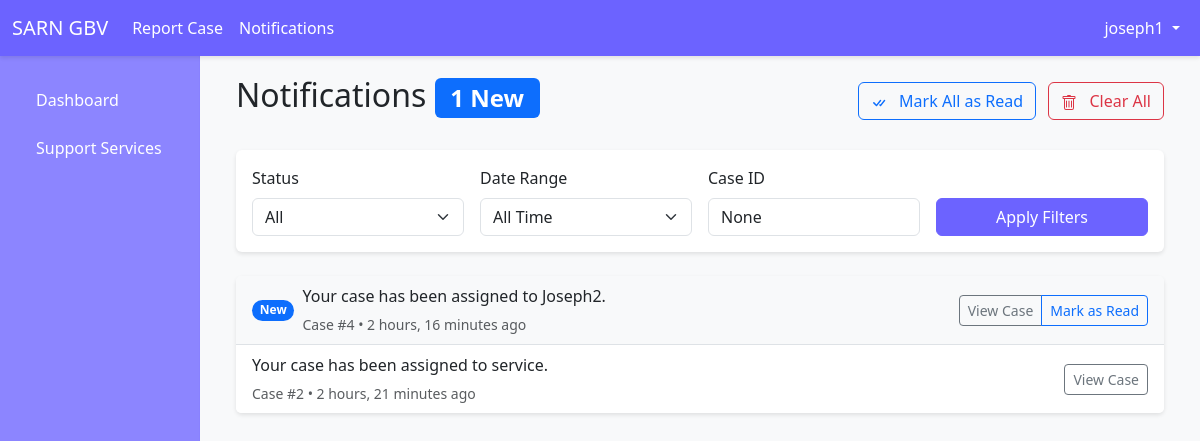
The app's page /notifications/ (signed in), older data.
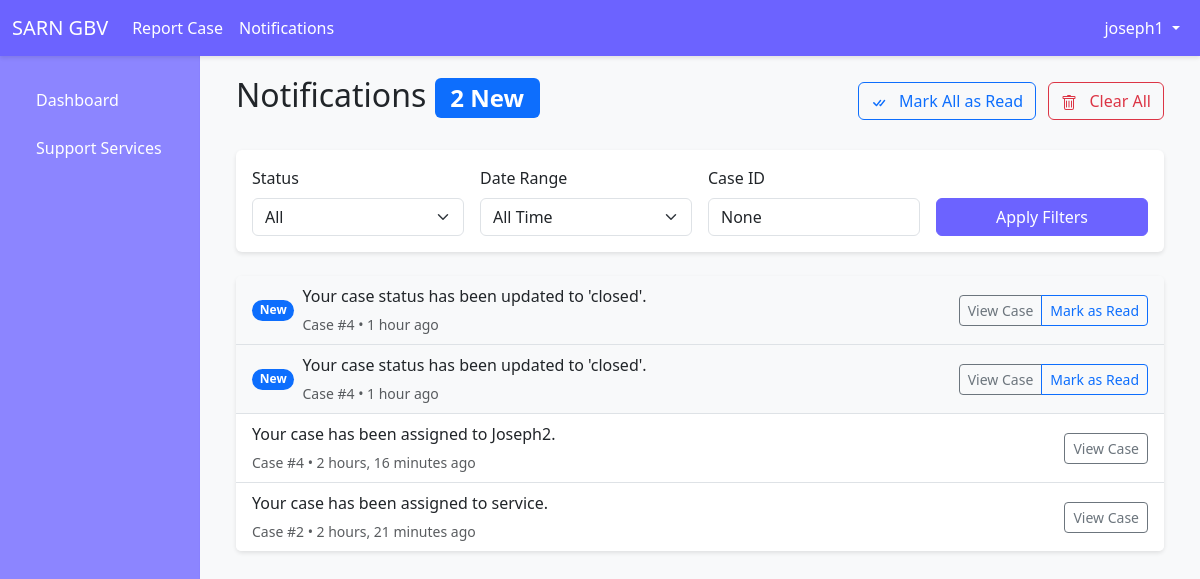
The same page, newer data.
### users/models.py (models this page shows)
class User(AbstractUser):
    ROLE_CHOICES = [
        ('survivor', 'Survivor'),
        ('provider', 'Service Provider'),
        ('law_enforcement', 'Law Enforcement'),
    ]
    role = models.CharField(max_length=20, choices=ROLE_CHOICES, default='survivor')
    phone = models.CharField(max_length=15, blank=True, null=True)
    address = models.TextField(blank=True, null=True)
    groups = models.ManyToManyField(Group, related_name="custom_user_groups", blank=True)
    user_permissions = models.ManyToManyField(Permission, related_name="custom_user_permissions", blank=True)

### notifications/models.py (models this page shows, shortened)
class Notification(models.Model):
    user = models.ForeignKey(User, on_delete=models.CASCADE, related_name="notifications")  # Add related_name
    case = models.ForeignKey('cases.Case', on_delete=models.CASCADE)
    message = models.TextField()
    is_read = models.BooleanField(default=False)
    created_at = models.DateTimeField(auto_now_add=True)

### cases/models.py (models this page shows, shortened)
class Case(models.Model):
    STATUS_CHOICES = [
        ('pending', 'Pending'),
        ('under_investigation', 'Under Investigation'),
        ('closed', 'Closed'),
    ]
    reporter = models.ForeignKey(User, on_delete=models.CASCADE, related_name="reported_cases")  # The person who reported the case
    assigned_provider = models.ForeignKey(User, on_delete=models.SET_NULL, null=True, blank=True, related_name="assigned_cases")
    description = models.TextField()
    status = models.CharField(max_length=20, choices=STATUS_CHOICES, default='pending')
    date_reported = models.DateTimeField(auto_now_add=True)
    evidence_file = models.FileField(upload_to='case_evidence/', blank=True, null=True)

### notifications/views.py (the view)
# urls.py: path('notifications/', login_required(notifications_list), name='notifications_list'),
@login_required
def notifications_list(request):
    queryset = Notification.objects.filter(user=request.user).order_by('-created_at')
    status = request.GET.get('status')
    date_range = request.GET.get('date_range')
    case_id = request.GET.get('case_id')
    if status == 'unread':
        queryset = queryset.filter(is_read=False)
    elif status == 'read':
        queryset = queryset.filter(is_read=True)
    if date_range == 'today':
        queryset = queryset.filter(created_at__date=timezone.now().date())
    elif date_range == 'week':
        week_ago = timezone.now() - timedelta(days=7)
        queryset = queryset.filter(created_at__gte=week_ago)
    elif date_range == 'month':
        month_ago = timezone.now() - timedelta(days=30)
        queryset = queryset.filter(created_at__gte=month_ago)
    if case_id:
        queryset = queryset.filter(case__id=case_id)
    page = request.GET.get('page', 1)
    paginator = Paginator(queryset, 10)  # Show 10 notifications per page
    try:
        notifications = paginator.page(page)
    except PageNotAnInteger:
        notifications = paginator.page(1)
    except EmptyPage:
        notifications = paginator.page(paginator.num_pages)
    unread_count = Notification.objects.filter(user=request.user, is_read=False).count()
    context = {
        'notifications': notifications,
        'unread_count': unread_count,
        'status': status,
        'date_range': date_range,
        'case_id': case_id,
    }
    return render(request, 'notifications/list.html', context)

### notifications/templates/notifications/list.html (shortened to what this page needs)
{% extends 'base.html' %}
{% block content %}
<div class="container-fluid">
    <div class="d-flex justify-content-between align-items-center mb-4">
        <h2>
            Notifications
            {% if unread_count %}
            <span class="badge bg-primary">{{ unread_count }} New</span>
            {% endif %}
        </h2>
        <div>
            {% if notifications %}
            <button class="btn btn-outline-primary me-2" id="markAllRead">
                Mark All as Read
            </button>
            <button class="btn btn-outline-danger" id="clearAll">
                Clear All
            </button>
            {% endif %}
        </div>
    </div>
    <div class="card mb-4">
        <div class="card-body">
            <form class="row g-3" method="GET">
                <div class="col-md-3">
                    <label class="form-label">Status</label>
                    <select class="form-select" name="status">
                        <option value="">All</option>
                    </select>
                </div>
                <div class="col-md-3">
                    <label class="form-label">Date Range</label>
                    <select class="form-select" name="date_range">
                        <option value="">All Time</option>
                    </select>
                </div>
                <div class="col-md-3">
                    <label class="form-label">Case ID</label>
                    <input type="text" class="form-control" name="case_id" value="{{ case_id }}" placeholder="Filter by Case ID">
                </div>
                <div class="col-md-3 d-flex align-items-end">
                    <button type="submit" class="btn btn-primary w-100">Apply Filters</button>
                </div>
            </form>
        </div>
    </div>
    {% if notifications %}
    <div class="card">
        <div class="list-group list-group-flush">
            {% for notification in notifications %}
            <div class="list-group-item {% if not notification.is_read %}bg-light{% endif %}">
                <div class="d-flex justify-content-between align-items-center">
                    <div class="d-flex align-items-center">
                        {% if not notification.is_read %}
                        <span class="badge bg-primary rounded-pill me-2">New</span>
                        {% endif %}
                        <div>
                            <p class="mb-1">{{ notification.message }}</p>
                            <small class="text-muted">
                                Case #{{ notification.case.id }} •
                                {{ notification.created_at|timesince }} ago
                            </small>
                        </div>
                    </div>
                    <div class="btn-group">
                        <a href="{% url 'case_detail' notification.case.id %}" class="btn btn-sm btn-outline-secondary">
                            View Case
                        </a>
                        {% if not notification.is_read %}
                        <a href="{% url 'mark_notification_as_read' notification.id %}" class="btn btn-sm btn-outline-primary">
                            Mark as Read
                        </a>
                        {% endif %}
                    </div>
                </div>
            </div>
            {% endfor %}
        </div>
    </div>
    {% endif %}
</div>
{% endblock %}

### templates/base.html (shortened to what this page needs)
<!DOCTYPE html>
<html lang="en">
<head>
    <link href="https://cdn.jsdelivr.net/npm/bootstrap@5.3.0/dist/css/bootstrap.min.css" rel="stylesheet">
</head>
<body>
    <nav class="navbar navbar-expand-lg">
        <div class="container-fluid">
            <a class="navbar-brand" href="{% url 'dashboard' %}">SARN GBV</a>
            <div class="collapse navbar-collapse" id="navbarNav">
                <ul class="navbar-nav me-auto">
                    {% if user.is_authenticated %}
                        <li class="nav-item">
                            <a class="nav-link" href="{% url 'report_case' %}">Report Case</a>
                        </li>
                        <li class="nav-item">
                            <a class="nav-link" href="{% url 'notifications_list' %}">
                                Notifications
                            </a>
                        </li>
                    {% endif %}
                </ul>
                <ul class="navbar-nav">
                    {% if user.is_authenticated %}
                        <li class="nav-item dropdown">
                            <a class="nav-link dropdown-toggle" href="#" id="userDropdown" role="button" data-bs-toggle="dropdown">
                                {{ user.username }}
                            </a>
                        </li>
                    {% else %}
                        <li class="nav-item">
                            <a class="nav-link" href="{% url 'login' %}">Login</a>
                        </li>
                    {% endif %}
                </ul>
            </div>
        </div>
    </nav>
    <div class="container-fluid">
        <div class="row">
            {% if user.is_authenticated %}
            <div class="col-md-3 col-lg-2 d-md-block sidebar collapse">
                <div class="position-sticky">
                    <ul class="nav flex-column">
                        <li class="nav-item">
                            <a class="nav-link" href="{% url 'dashboard' %}">
                                Dashboard
                            </a>
                        </li>
                        <li class="nav-item">
                            <a class="nav-link" href="#">
                                Support Services
                            </a>
                        </li>
                    </ul>
                </div>
            </div>
            <main class="col-md-9 ms-sm-auto col-lg-10 px-md-4 main-content">
            {% else %}
            <main class="col-12 px-4 main-content">
            {% endif %}
                {% block content %}
                {% endblock %}
            </main>
        </div>
    </div>
</body>
</html>

### templates/base.html (style rules this page uses)
:root { --primary-color: #6c63ff; --primary-light: #8c85ff; --primary-dark: #5a52cc; --primary-fade: rgba(108, 99, 255, 0.1); }
.navbar { background-color: var(--primary-color); box-shadow: 0 2px 4px rgba(0, 0, 0, 0.1); }
.navbar-brand, .nav-link { color: white !important; }
.sidebar { background-color: var(--primary-light); border-right: 1px solid var(--primary-fade); height: calc(100vh - 56px); padding: 20px; }
.sidebar .nav-link { color: #333; padding: 8px 16px; margin: 4px 0; border-radius: 4px; }
.main-content { padding: 20px; background-color: #f8f9fa; min-height: calc(100vh - 56px); }
.btn-primary { background-color: var(--primary-color); border-color: var(--primary-color); }
.card { border: none; box-shadow: 0 2px 4px rgba(0, 0, 0, 0.1); transition: transform 0.2s; }

Row changes from the older to the newer data that the page shows:
added Notification: is_read "New", message "Your case status has been updated to 'closed'.", case.id "4", created_at "1 hour"
added Notification: is_read "New", message "Your case status has been updated to 'closed'.", case.id "4", created_at "1 hour"
changed Notification "Your case has been assigned to Joseph2.": no longer shows "New Mark as Read"
Text that changed along with them:
{{ unread_count }}: "1" → "2"
